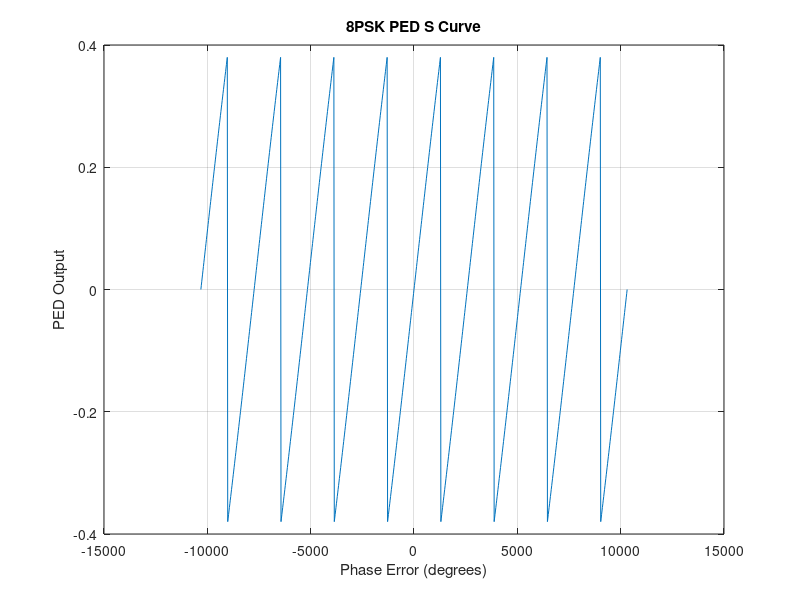

Reproduce this figure in MATLAB.
close all;
clear;

% Define parameters
d_phi_deg = -rad2deg(pi):rad2deg(pi)/500:rad2deg(pi); % Phase error interval for the detector
EbNo_dB = 100; % Eb/No in dB
EbNo = 10^(EbNo_dB/10);
N_symb = 50000; % Number of symbols sent

% Generate 8PSK symbols
symb_emis = pskmod(randi([0, 1], 1, N_symb), 8);

% Calculate sigma for thermal noise
sigma = sqrt(1/(2*3*EbNo));

% Generate noise vector
noise = sigma * (randn(1, N_symb) + 1j * sigma * randn(1, N_symb));
S_curve = zeros(1, length(d_phi_deg));

% Loop over phase errors
for jj = 1:length(d_phi_deg)
    % Received signal with phase error
    recu = symb_emis .* exp(1j * d_phi_deg(jj) * (pi/180)) + noise;

    % Decision and phase estimation
    symb_est = pskmod(pskdemod(recu, 8), 8);

    % Phase error detector
    out_det = imag(conj(symb_est) .* recu);

    % Calculate mean output of detector
    S_curve(jj) = mean(out_det);

    % Display phases (every 10 iterations)
    if mod(jj, 10) == 0
        disp(d_phi_deg(jj));
    end
end

% Compute slope (S-Curve) around 0 between -pi and pi
index = find(d_phi_deg >= -10*pi/180 & d_phi_deg <= 10*pi/180);
y = S_curve(index);
x = d_phi_deg(index);

% Use polyfit function to compute slope
p = polyfit(x, y, 1);
slope_DD_8PSK = p(1);

% Save the value of the slope
save slope_DD_8PSK ;

% Plotting
PED_approx = polyval(p, x);
figure;
plot(d_phi_deg*180/pi, S_curve, '-', 'DisplayName', 'S Curve');
hold on;
plot(x*180/pi, PED_approx, '--', 'DisplayName', 'Slope Tangential Line');
title('8PSK PED S Curve');
xlabel('Phase Error (degrees)');
ylabel('PED Output');
grid on;
